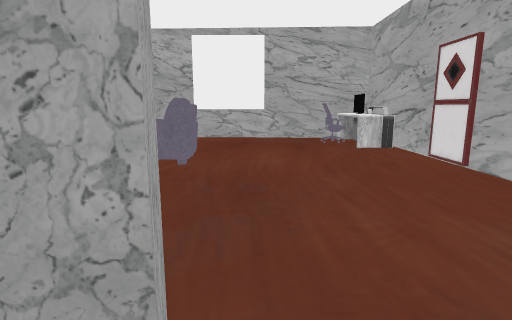
[1] (above)

18 first-person views from a walk through a 3-D level made in the Unity game engine. The camera is 1.3 m above the floor, tilts 10° down and sees 80° across. The floor is counted in squares, 1 m on a side. Each view is taken from the middle of a square. On the plan, view 1 faces up. The plan holds only what a view shows up to about 14 squares ahead; the rest is blank. The place goes on beyond the plan. The player character is not drawn. Some surface patterns are stand-ins.

[2]
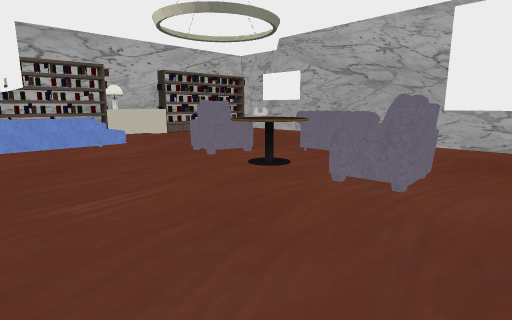

[3]
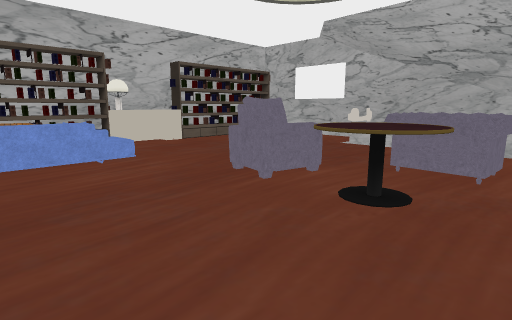

[4]
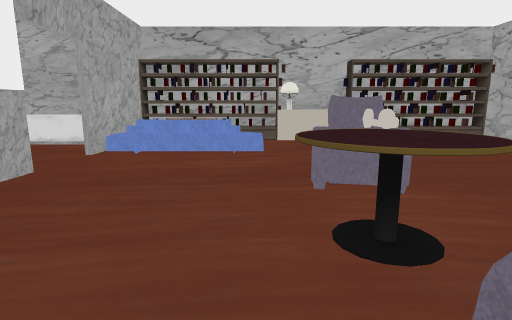

[5]
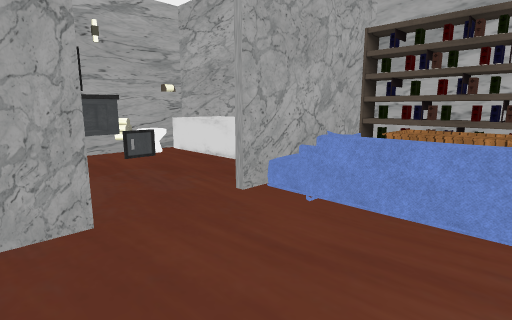

[6]
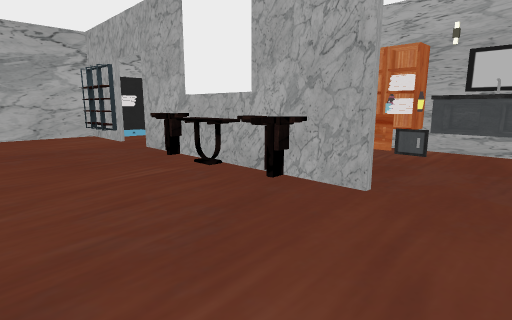

[7]
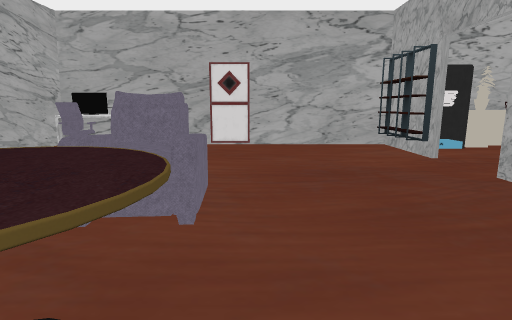

[8]
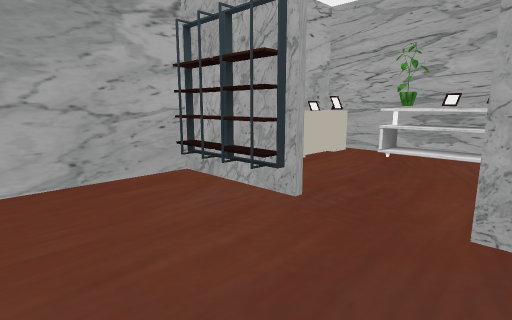

[9]
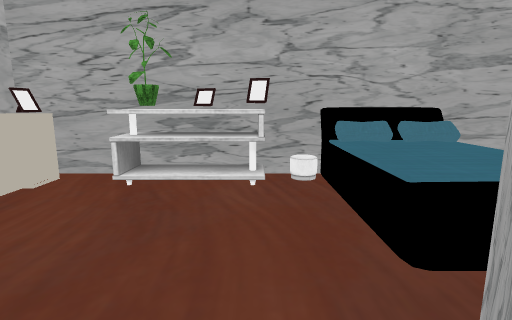

[10]
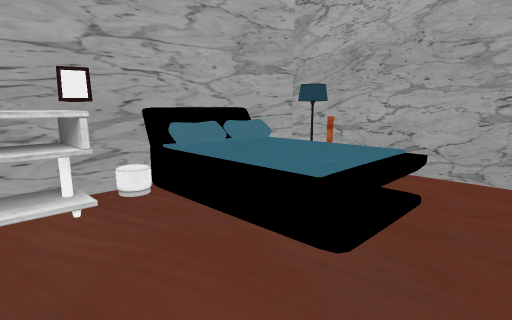

[11]
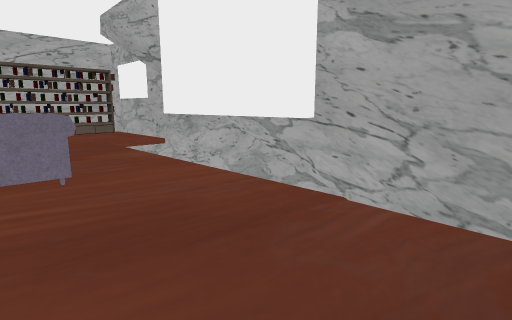

[12]
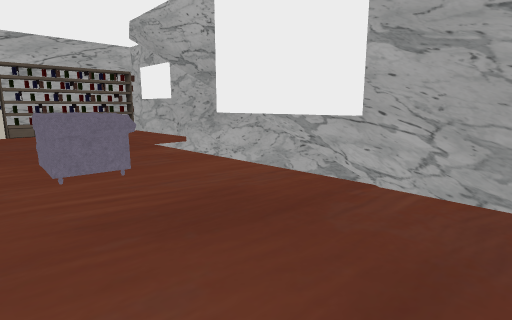

[13]
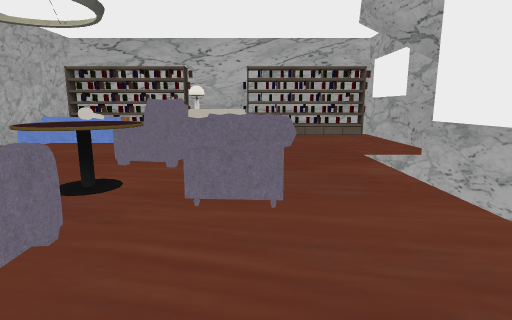

[14]
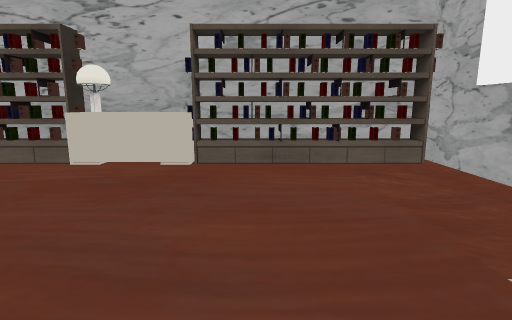

[15]
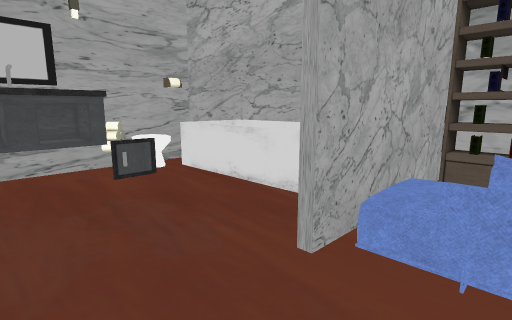

[16]
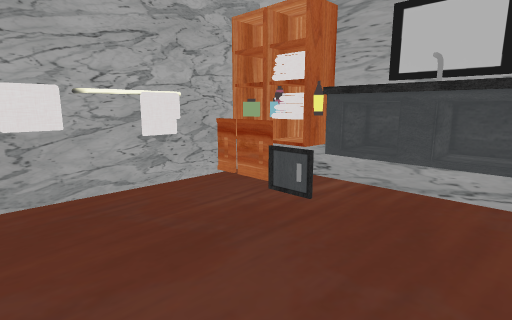

[17]
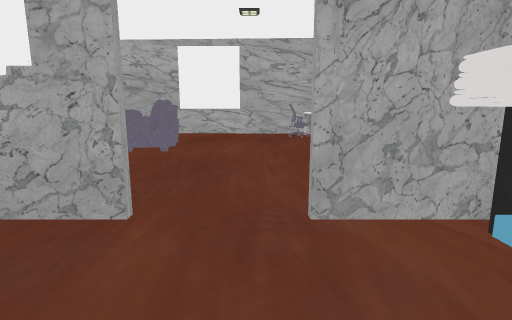

[18]
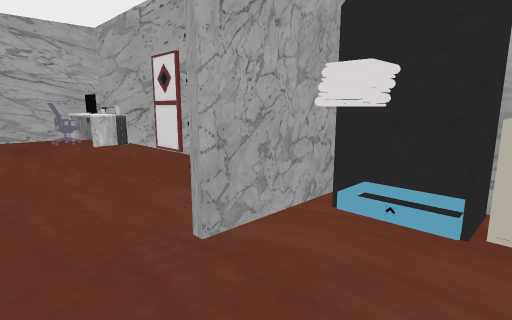

### Floor plan
Key: @ floor where view 1 was taken; # wall or solid block; . main floor; : floor 0.5 m higher than the main floor; + floor 0.75 m higher than the main floor; / step, stairs or slope; v drop or lower ground; A armchair; T table; H thing the floor can be seen under or through; B TV; L lamp; K bookshelf; U bathtub; C console; W wardrobe; I cabinet; P plant; E bed; O other object.
Columns run from 15 left of view 1 to 5 right of it. Each row starts with its distance up from view 1.
 15 ##############
 14 #K....v      #
 13 #K....vvvvvv#########
 12 #K................AT#
 11 #K...........HHH..AO#
 10 #K........AA......TT#
  9 #B........AA........#
  8 #B.....AAATTAA......#
  7 #L.....AATTTAA......#
  6 #K.//.....T.........#
  5 #K  /...............#
  4 #KTT:...............#
  3 #KTT+v...##.........#
  2 #K###...CCCCCC#..KKK#
  1   #U ...####BB....#W#
  0   #UU.....#.EE.@..#W#
 -1   #UU.....#.EEE....B#
 -2   #UU.....#LEEE....B#
 -3   ##OOOO#I#LEEE#OP.B#
 -4    ##################

Where each view was taken, in squares from view 1:
view 1: 0 up, 0 right, facing up
view 2: 2 up, 0 right, facing up-left
view 3: 3 up, 3 left, facing up-left
view 4: 6 up, 2 left, facing left
view 5: 5 up, 7 left, facing down-left
view 6: 6 up, 10 left, facing down-right
view 7: 6 up, 6 left, facing right
view 8: 5 up, 1 left, facing down-right
view 9: 2 up, 0 right, facing down
view 10: 1 up, 1 right, facing down-left
view 11: 9 up, 2 right, facing up-left
view 12: 8 up, 2 right, facing up-left
view 13: 10 up, 0 right, facing left
view 14: 11 up, 7 left, facing left
view 15: 3 up, 8 left, facing down-left
view 16: 1 up, 10 left, facing down-right
view 17: 2 down, 1 right, facing up
view 18: 1 down, 0 right, facing up-right
